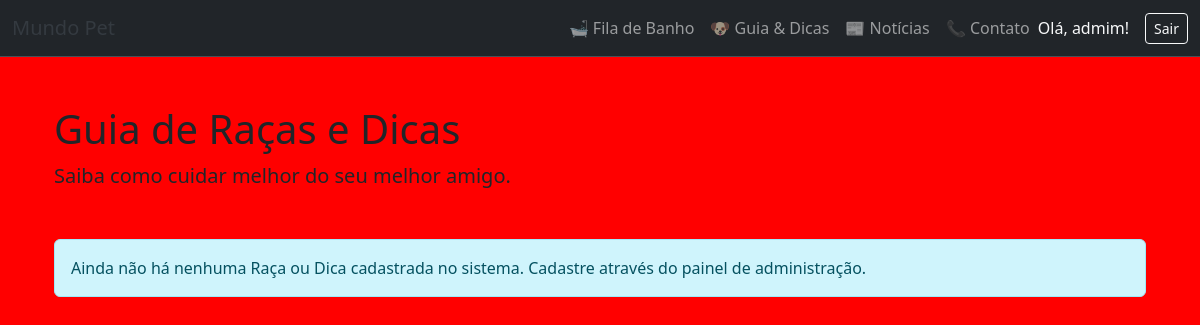
/Dicas/ (signed in), run on an earlier commit of the app's database.
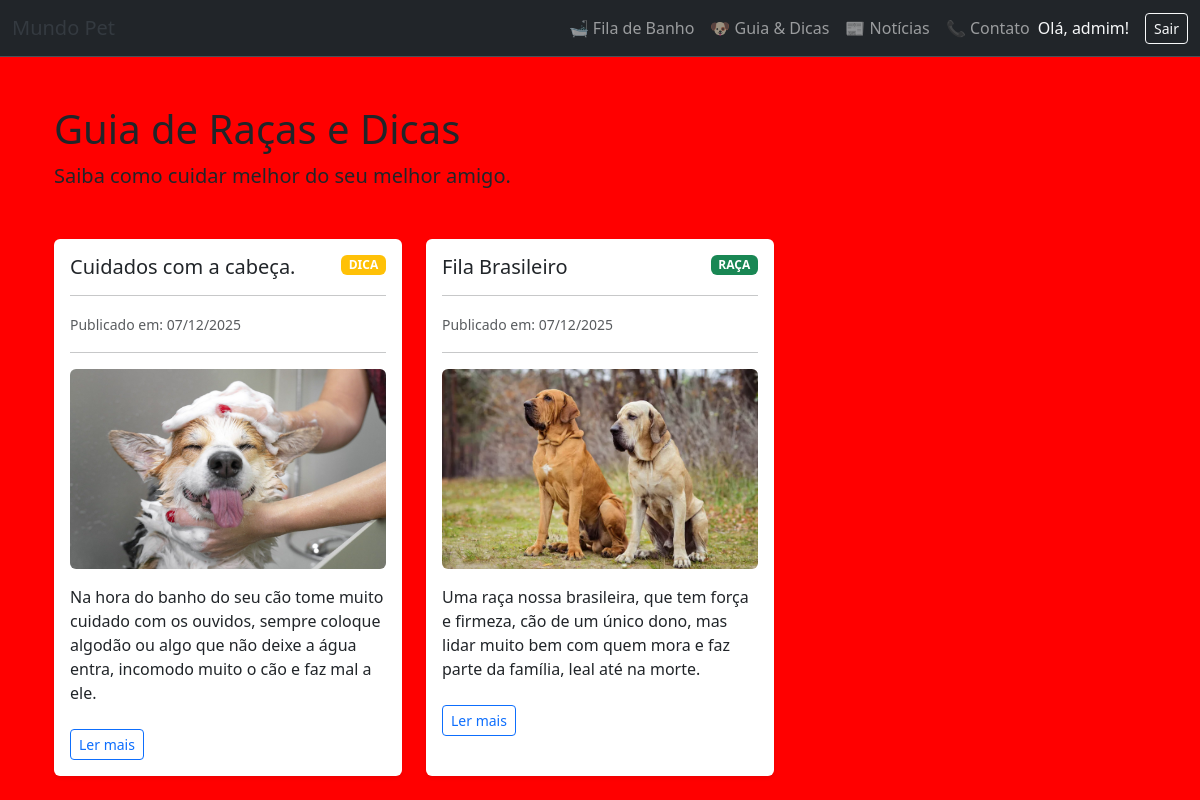
And on a later commit of the database.
### todos/models.py (models this page shows, shortened)
class GuiaDica(models.Model):
    TIPO_CHOICES = [
        ('R', 'Raça'),
        ('D', 'Dica'),
    ]
    titulo = models.CharField(max_length=200,verbose_name="Título")
    tipo = models.CharField(
        max_length=4,
        choices=TIPO_CHOICES,
        default='RAÇA', # Note: Seus choices são 'R' e 'D', mas o default é 'RAÇA'.
        verbose_name="Tipo de Conteúdo"
    )
    descricao = models.TextField(verbose_name="Descrição/Conteúdo")
    criado_em = models.DateTimeField(auto_now_add=True)
    foto = models.ImageField(upload_to='guias_dicas/', null=True, blank=True, verbose_name="Imagem")
    class Meta:
        verbose_name = "Conteúdo de Guia/Dica"
        verbose_name_plural = "Conteúdos de Guia/Dica"
        ordering = ['-criado_em']

### todos/views.py (the view)
# urls.py: path("Dicas/", DicasListView.as_view(), name="dicas"),
class DicasListView(LoginRequiredMixin,ListView):
    model = GuiaDica
    context_object_name = 'conteudos'
    template_name = 'todos/dicas.html'
    ordering = ['-criado_em']

### todos/templates/todos/dicas.html (shortened to what this page needs)
{% extends 'base.html' %}
{% block content %}
<div class="container mt-5">
    <h1> Guia de Raças e Dicas</h1>
    <p class="lead">Saiba como cuidar melhor do seu melhor amigo.</p>
    {% if conteudos %}
    <div class="row mt-5">
        {% for conteudo in conteudos %}
        <div class="col-md-4 mb-4">
            <div class="card h-100 shadow-sm border-0">
                <div class="card-body">
                    {% if conteudo.tipo == 'R' %}
                        <span class="badge bg-success float-end">RAÇA</span>
                    {% elif conteudo.tipo == 'D' %}
                        <span class="badge bg-warning float-end">DICA</span>
                    {% endif %}
                    <h5 class="card-title">{{ conteudo.titulo }}</h5>
                    <hr>
                    <small class="text-muted">Publicado em: {{ conteudo.criado_em|date:"d/m/Y" }}</small>
                    <hr>
                    {% if conteudo.foto %}
                    <div class="text-center mb-3">
                        <img src="{{ conteudo.foto.url }}" class="img-fluid rounded" alt="{{ conteudo.titulo }}" style="width: 100%; height: 200px; object-fit: cover;">
                    </div>
                    {% endif %}
                    <p class="card-text">{{ conteudo.descricao|truncatechars:200 }}</p>
                    <a href="#" class="btn btn-sm btn-outline-primary mt-2">Ler mais</a>
                </div>
            </div>
        </div>
        {% endfor %}
        </div>
    {% else %}
    <div class="alert alert-info mt-5" role="alert">
        Ainda não há nenhuma Raça ou Dica cadastrada no sistema. Cadastre através do painel de administração.
    </div>
    {% endif %}
</div>
{% endblock %}

### todos/templates/base.html (shortened to what this page needs)
{% load static %}
<!DOCTYPE html>
<html lang="pt-br">
  <head>
    <link
      href="https://cdn.jsdelivr.net/npm/bootstrap@5.3.2/dist/css/bootstrap.min.css"
      rel="stylesheet"
    />
    <link rel="stylesheet" href="{% static 'style.css' %}" />
  </head>
  <body>
    <header class="meuheader">
      <nav
        class="navbar navbar-expand-lg bg-dark border-bottom border-body mb-4"
        data-bs-theme="dark"
      >
        <div class="container-fluid">
          <a class="navbar-brand" href="{% url 'todo-list' %}">Mundo Pet</a>
          <div class="d-flex align-items-center">
            <div class="collapse navbar-collapse" id="navbarNav">
              <ul class="navbar-nav me-auto">
                <li class="nav-item">
                  <a class="nav-link" href="{% url 'todo-list' %}"
                    >🛁 Fila de Banho</a
                  >
                </li>
                <li class="nav-item">
                  <a class="nav-link" href="{% url 'dicas' %}"
                    >🐶 Guia & Dicas</a
                  >
                </li>
                <li class="nav-item">
                  <a class="nav-link" href="{% url 'noticias' %}"
                    >📰 Notícias</a
                  >
                </li>
                <li class="nav-item">
                  <a class="nav-link" href="{% url 'contato' %}">📞 Contato</a>
                </li>
              </ul>
            </div>
            {% if user.is_authenticated %}
            <span class="text-light me-3">Olá, {{ user.username }}!</span>
            <form method="post" action="{% url 'logout' %}" class="d-inline">
              <button type="submit" class="btn btn-outline-light btn-sm">
                Sair
              </button>
            </form>
            {% endif %}
          </div>
        </div>
      </nav>
    </header>
    <main class="container">{% block content %} {% endblock content %}</main>
  </body>
</html>

### setup/setup/static/css/style.css (style rules this page uses)
body { background-color: #ff0000 !important; }
.navbar { background-color:darkorange; justify-content: center; }
.navbar-brand,nav-link { color: #343a40 !important; }

What changed in the data, as far as the page shows it:
added GuiaDica: tipo "DICA", titulo "Cuidados com a cabeça.", criado_em "07/12/2025", foto (picture), descricao "Na hora do banho do seu cão tome muito cuidado com os ouvidos, sempre coloque algodão ou algo que não deixe a água entra, incomodo muito o cão e faz mal a ele."
added GuiaDica: tipo "RAÇA", titulo "Fila Brasileiro", criado_em "07/12/2025", foto (picture), descricao "Uma raça nossa brasileira, que tem força e firmeza, cão de um único dono, mas lidar muito bem com quem mora e faz parte da família, leal até na morte."
Also different on the page:
text no longer shown: "Ainda não há nenhuma Raça ou Dica cadastrada no sistema. Cadastre através do painel de administração."
